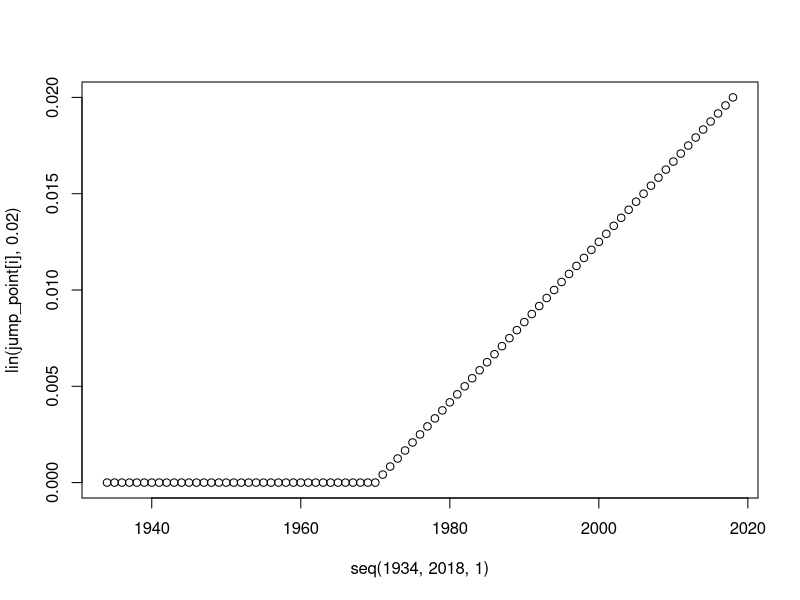
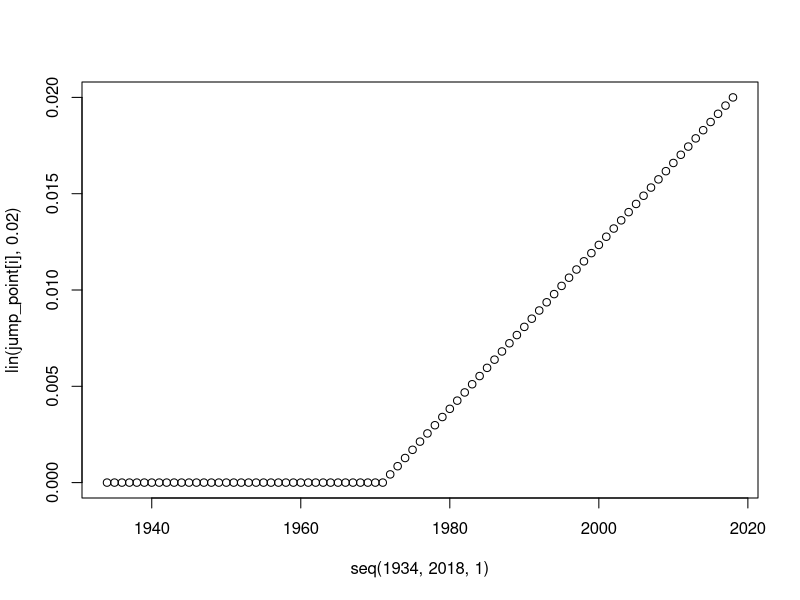
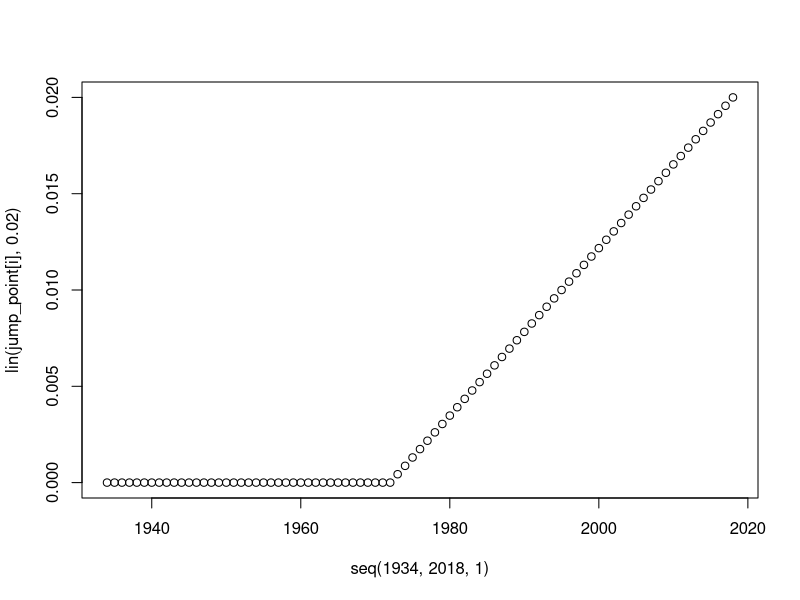
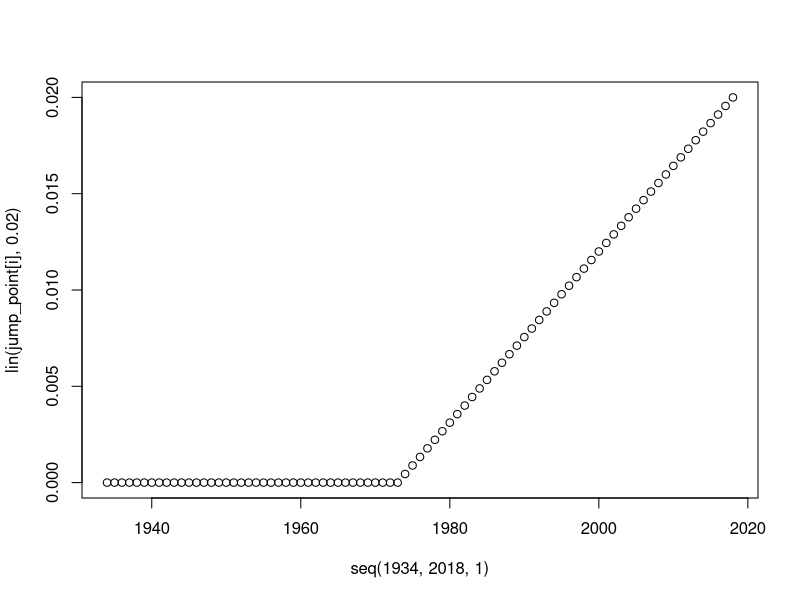
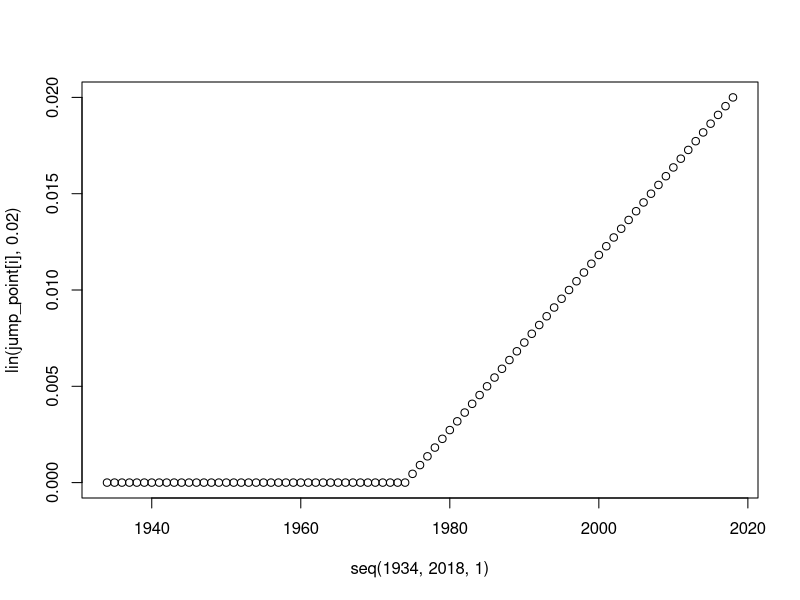
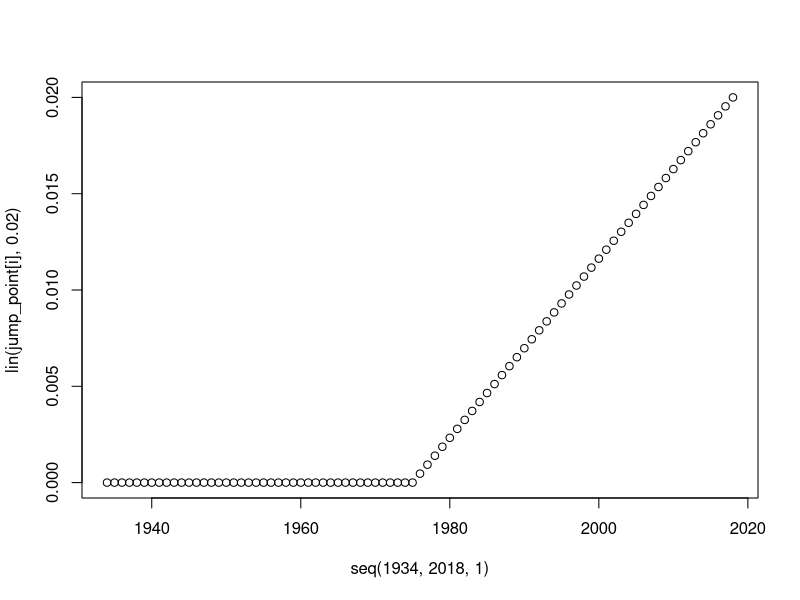
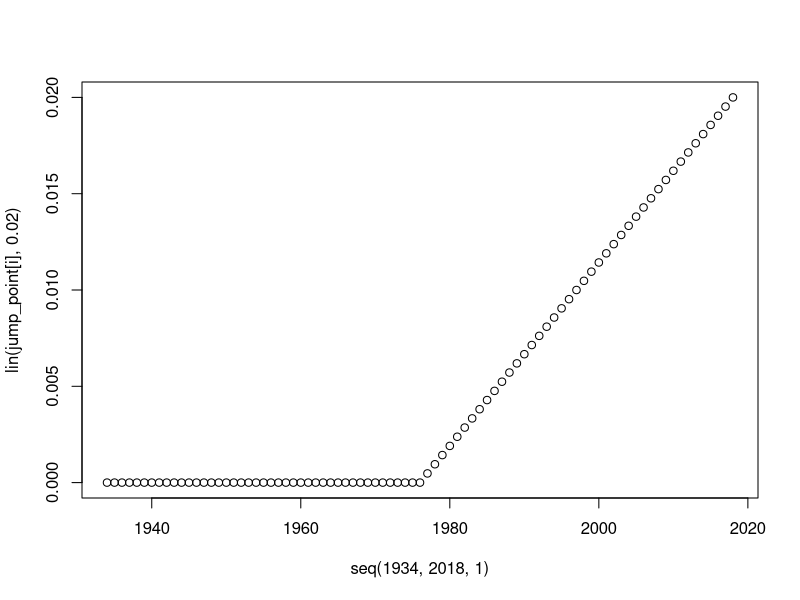
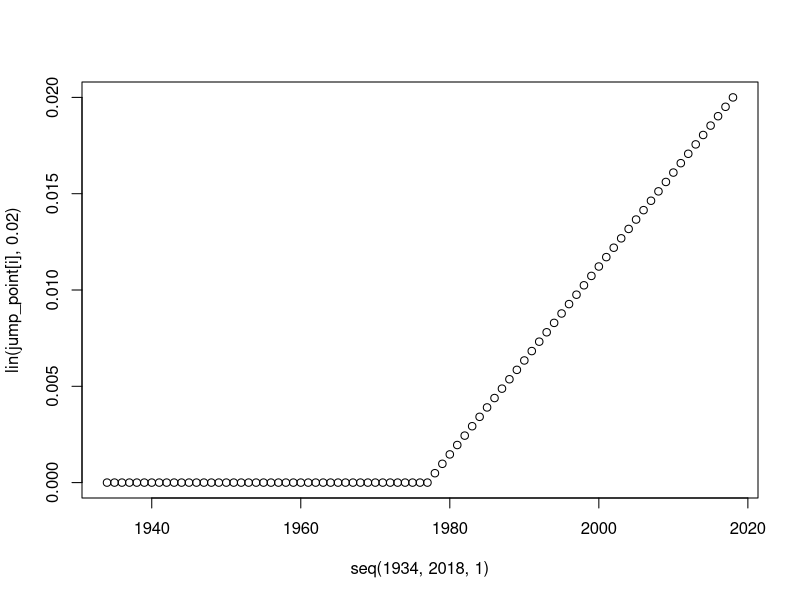

The R script that drew these images, in order:
### Generate the trends in MDR to use
# stores as csv to be read in for others
# Linear
# Sigmoid
# Quadratic

library(ggplot2)

#### Linear curves to use *****####*****####*****####*****####*****####*****####*****####*****####*****####*****####*****####*****####*****####*****####*****####*****####*****####*****####*****####*****####*****####*****####
lin <- function(jump, max){c(rep(0,jump-1934),seq(0,max,length=(2018-(jump-1))))}
save_lin <- c()
index = 1
jump_point <- seq(1970,2010,1)

for(i in 1:length(jump_point)){
  plot(  seq(1934,2018,1),lin(jump_point[i],0.02) )
  save_lin <- rbind(save_lin,
                    cbind(index, i, jump_point[i],seq(1934,2018,1),lin(jump_point[i],0.02)))
  index = index + 1
}

save_lin <- as.data.frame(save_lin)
colnames(save_lin) <-c("index","i","jump","year","out")
save_lin$tilt <- 0
save_lin$type <- 0
ggplot(save_lin, aes(x=year, y = out, group = index, color = factor(index))) + geom_line()

#### Quadratic curves to use*****####*****####*****####*****####*****####*****####*****####*****####*****####*****####*****####*****####*****####*****####*****####*****####*****####*****####*****####*****####*****##
quad <- function(x,maxv){ 
  ll <-length(x)
  if(ll < 81){
    ff <- maxv/(ll^2)*(x^2)
    ff2 <- c(matrix(0,81-ll,1),ff)
  }else{ff2 <- maxv/(ll^2)*(x^2)}
  # 
  # 
  # w<-which( x < when)
  # if(length(w)>0){
  #   print("here")
  #   ff <- matrix(0,length(w),1)
  #   ff2 <-c(ff,max/((80-when)^2)*(x[w]^2))
  # } else{ ff2 <-max/((80-when)^2)*(x^2) }
  return(ff2)
} 


plot( seq(1934,2014,1),quad(seq(0,50,1),0.02))

# when increase after 1934? 1975, 1980, 1985, 1990, 1995, 2000
lengthx = seq(5,40,1)

save_quads <- c()
index = 1
for(i in 1:length(lengthx)){
  plot(  seq(1934,2014,1),quad(seq(0,lengthx[i],1),0.02))
  
  if(quad(seq(0,lengthx[i],1),0.02)[37] < 0.0002){
    if(quad(seq(0,lengthx[i],1),0.02)[81] > (0.02-0.002)){
      save_quads <- rbind(save_quads,
                          cbind(index,i,seq(1934,2014,1),quad(seq(0,lengthx[i],1),0.02)))
      index = index + 1
    }
  }
  
}

save_quads <- as.data.frame(save_quads)
colnames(save_quads) <-c("index","i","year","out")

ggplot(save_quads, aes(x=year,y=out,group=index, colour=index)) +  
  geom_line() +  geom_vline(xintercept = 1970)

#### Sigmoid curves to use *****####*****####*****####*****####*****####*****####*****####*****####*****####*****####*****####*****####*****####*****####*****####*****####*****####*****####*****####*****####*****####*****####*****####
sigm <- function(x,delta,max,B=1){ max/(1+exp(-B*(x-delta)))} 

# when increase after 1934? 1975, 1980, 1985, 1990, 1995, 2000
jump_point <- seq(41,76,1) #c(41,46,51,56,61,66,71,76)
# tilt-how much of a gradient?
tilt <-seq(0.01,2,0.05)

save_jps <- c()
index = 1
for(i in 1:length(jump_point)){
  plot(  seq(1934,2014,1),sigm(seq(0,80,1),jump_point[i],0.02,1))
  
  for(j in 1:length(tilt)){
    points(seq(1934,2014,1),sigm(seq(0,80,1),jump_point[i],0.02,tilt[j]),type="l")
    abline(v = 1970,lty="dashed")
    if(sigm(seq(0,80,1),jump_point[i],0.02,tilt[j])[37] < 0.0002){
      if(sigm(seq(0,80,1),jump_point[i],0.02,tilt[j])[81] > (0.02-0.002)){
        save_jps <- rbind(save_jps,
                          cbind(index, i,j,seq(1934,2014,1),sigm(seq(0,80,1),jump_point[i],0.02,tilt[j])))
        index = index + 1
      }
    }
    
  }
}
save_jps <- as.data.frame(save_jps)
colnames(save_jps) <-c("index","jump","tilt","year","out")

ggplot(save_jps, aes(x=year,y=out,group=index,colour = factor(tilt))) + 
  geom_line() + facet_wrap(~jump) + geom_vline(xintercept = 1970)

ggplot(save_jps, aes(x=year,y=out,group=index,colour = factor(tilt))) + 
  geom_line() +  geom_vline(xintercept = 1970)



#### Plateuing sigmoid curves (double sigmoid)*****####*****####*****####*****####*****####*****####*****####*****####*****####*****####*****####*****####*****####*****####*****####*****####*****####*****####*****####*****####*****####*****####
## fdsig-base(t)=1 / 1+exp(−a′1(t−t′mid1))11+exp(−a′2(t−t′mid2)). From "Sicegar" package
# I(t)=(Imax−Iinite−a1(t−tmid1)+1+Iinit)(1−Ifinalea2(t−tmid2)+1+Ifinal)
sigm_plateau <- function(x, delta1, delta2, max, final, A = 1, B = 1){ (max / (1 + exp(-A*(x-delta1))) ) * (final + (1 - final)/(1 + exp(B*(x-delta2)) ))} 
inv_sigm <- function(x, delta2, B, final){ (final + (1 - final)/(1 + exp(B*(x-delta2)) ))}

plot(  seq(1934,2014,1),sigm_plateau(seq(0,80,1),jump_point[1], (15 + jump_point[1]),0.05, 0.02 / 0.05, 0.5,0.5), type = "l")
abline(v = 1970,lty="dashed")

# variables = gap in when drop happens // max height (up to 10 times higher?) // tilt for each side

# when increase after 1934? 1975, 1980, 1985, 1990, 1995, 2000
jump_point <- c(41,46,51,56,61,66,71,76) # do every 5 years
# tilt-how much of a gradient?
tilt <-seq(0.01,2,0.2) # halve the gap
# gap
gap <- seq(15,25,5) # less than 15 is not a real jump
# height
heig <- seq(2,4,1)


save_jps_plat <- c()
index = 1
for(i in 1:length(jump_point)){
  #  plot(  seq(1934,2014,1),sigm_plateau(seq(0,80,1),jump_point[1], (10 + jump_point[1]),0.05, 0.02 / 0.05, 5,5))
  #  abline(v = 1970,lty="dashed")
  
  for(j in 1:length(tilt)){
    for(k in 1:length(tilt)){
      for(g in 1:length(gap)){
        for(h in 1:length(heig)){
          sg <- sigm_plateau(seq(0,80,1),jump_point[i], (gap[g] + jump_point[i]),heig[h] * 0.02, 0.02 / (heig[h]*0.02), tilt[j],tilt[k])
          # points(seq(1934,2014,1),sg,type="l")
          
          if(sg[37] < 0.0002){
            if(sg[81] > (0.02-0.002)){
              if(sg[81] < (0.02+0.002)){
                save_jps_plat <- rbind(save_jps_plat,
                                  cbind(index, i,j,k,g,h,seq(1934,2014,1),sg))
                index = index + 1
              }
            }
          }
        }
      }
    }
  }
}
save_jps_plat <- as.data.frame(save_jps_plat)
colnames(save_jps_plat) <-c("index","jump","tilt1","tilt2","dist_up","max_up","year","out")

ggplot(save_jps_plat, aes(x=year,y=out,group=index,colour = interaction(factor(tilt1), factor(tilt2)))) + 
  geom_line() + facet_wrap(~jump) + geom_vline(xintercept = 1970)

ggplot(save_jps_plat, aes(x=year,y=out,group=index,colour = factor(tilt1))) + 
  geom_line() +  geom_vline(xintercept = 1970)

##*********** Together ************************************************************************************************************************************************************######
## Save
save_quads$tilt = 0
save_quads$jump = 0
save_jps$i = 0
save_jps$type = 2
save_quads$type = 3
save_quads$tilt1 = 0
save_quads$tilt2 = 0
save_quads$dist_up = 0
save_quads$max_up = 0

save_jps$tilt1 = 0
save_jps$tilt2 = 0
save_jps$dist_up = 0
save_jps$max_up = 0

save_lin$tilt1 = 0
save_lin$tilt2 = 0
save_lin$type = 1
save_lin$dist_up = 0
save_lin$max_up = 0

save_jps_plat$tilt = 0
save_jps_plat$i = 0
save_jps_plat$type = 4

save_curves <- rbind(save_lin, save_jps, save_quads, save_jps_plat)

setwd("~/Dropbox/MRC SD Fellowship/Research/MDR/Latent_MDR/Data/")
write.csv(save_curves,"lin_sig_quad_sigd_curves.csv")

ggplot(save_curves, aes(x=year, y = out, group = index)) + geom_line(aes(col=factor(type))) + 
  facet_wrap(~type, scales = "free") + geom_vline(xintercept = 1970)
ggsave("mdr_curves_lin_sig_quad_sigd.pdf")
